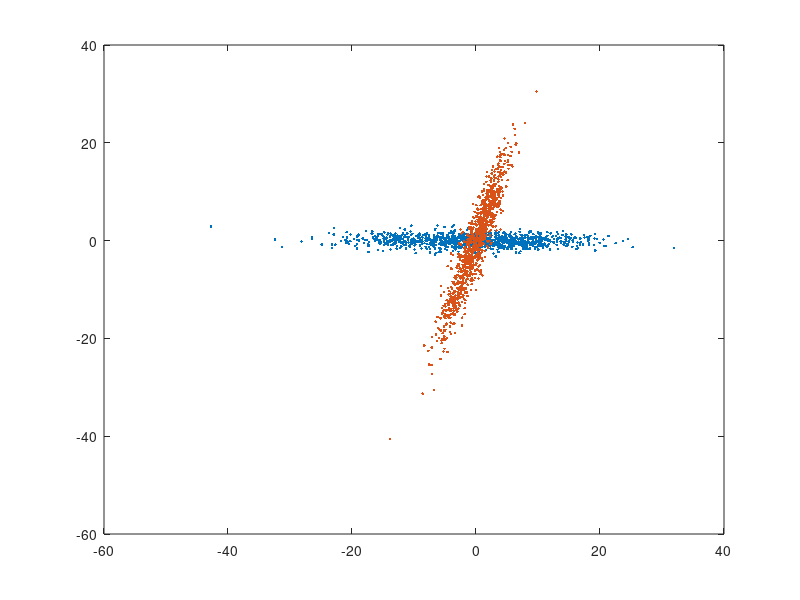

The MATLAB script that drew this image: (Note: this script raises an error after producing the figure.)
R=[cosd(75) -sind(75); sind(75) cosd(75)]
a=10*randn(1000,1);
b=randn(1000,1);
G=R*[a b]';
G=G';
plot(a,b,'.'); hold on; plot(G(:,1),G(:,2),'.')
%%
Xs=[a b];
Xh=G;
pca_sim_factor(Xh,Xs)
